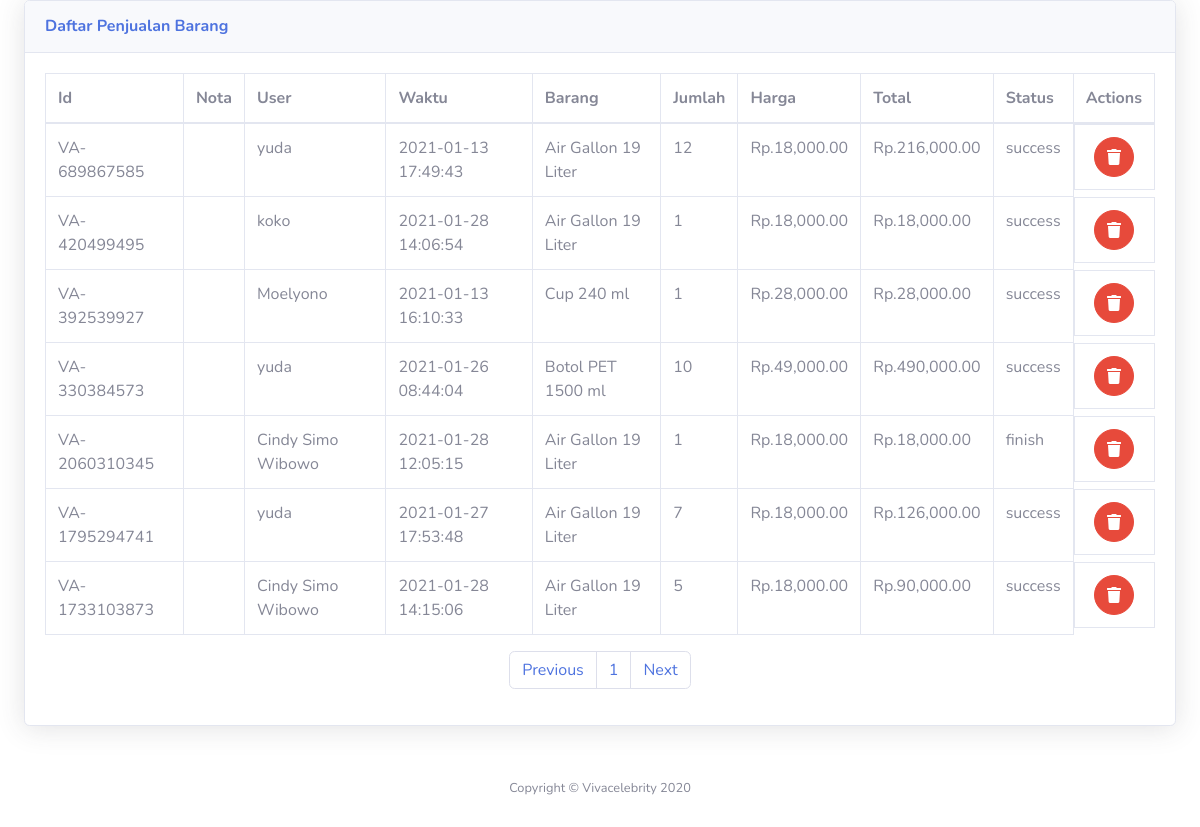
The page /web/admin/master/penjualan.php on the database its author committed.
### tables this page shows
CREATE TABLE `tabel_penjualan` (
  `id_penjualan` varchar(100) NOT NULL,
  `id_user` varchar(50) NOT NULL,
  `tgl_penjualan` datetime NOT NULL,
  `id_barang` varchar(50) NOT NULL,
  `jumlah` int(11) NOT NULL,
  `harga` int(11) NOT NULL,
  `total_penjualan` varchar(1000) NOT NULL,
  `status_penjualan` varchar(1000) NOT NULL
);

CREATE TABLE `tabel_user` (
  `id_user` int(50) NOT NULL,
  `nm_user` varchar(25) NOT NULL,
  `alamat_user` varchar(500) NOT NULL,
  `hp` varchar(50) NOT NULL,
  `email` varchar(50) NOT NULL,
  `password` varchar(35) NOT NULL,
  `level` varchar(15) NOT NULL,
  `status` varchar(50) NOT NULL,
  `log` varchar(100) NOT NULL
);

CREATE TABLE `tabel_barang` (
  `id_barang` varchar(100) NOT NULL,
  `nm_barang` varchar(500) NOT NULL,
  `gmb_barang` varchar(500) NOT NULL,
  `id_satuan` varchar(100) NOT NULL,
  `id_kategori` varchar(100) NOT NULL,
  `deskripsi_barang` varchar(1000) NOT NULL,
  `harga_jual` int(255) NOT NULL,
  `harga_diskon` int(255) NOT NULL,
  `harga_jual_diskon` int(255) NOT NULL,
  `stok` int(11) NOT NULL
);

### web/admin/master/penjualan.php (the view, shortened to what this page needs)
<!DOCTYPE html>
<html lang="en">
<head>
    <link href="vendor/fontawesome-free/css/all.min.css" rel="stylesheet" type="text/css">
    <link href="css/sb-admin-2.min.css" rel="stylesheet">
</head>
<?php
include 'koneksi.php';
?>
<?php
 $batas = 10;
    $halaman = isset($_GET['halaman'])?(int)$_GET['halaman'] : 1;
    $halaman_awal = ($halaman > 1) ? ($halaman * $batas) - $batas : 0;
    $previous = $halaman - 1;
    $next = $halaman + 1;
    $data = mysqli_query($koneksi,"SELECT * FROM tabel_penjualan p inner join tabel_user u on p.id_user = u.id_user inner join tabel_barang b on p.id_barang = b.id_barang ORDER BY p.id_penjualan DESC");
    $jumlah_data = mysqli_num_rows($data);
    $total_halaman = ceil($jumlah_data / $batas);
    $katQuery = "SELECT * FROM tabel_penjualan p inner join tabel_user u on p.id_user = u.id_user inner join tabel_barang b on p.id_barang = b.id_barang ORDER BY p.id_penjualan DESC limit $halaman_awal, $batas";
    $executeKat = mysqli_query($koneksi, $katQuery);
?>
<body id="page-top">
        <div id="content-wrapper" class="d-flex flex-column">
            <div id="content">
                <div class="container-fluid">
                    <div class="card shadow mb-4">
                        <div class="card-header py-3">
                            <h6 class="m-0 font-weight-bold text-primary">Daftar Penjualan Barang</h6>
                        </div>
                        <div class="card-body">
                            <div class="table-responsive">
                                <table class="table table-bordered" id="dataTable" width="100%" cellspacing="0">
                                    <thead>
                                        <tr>
                                            <th>Id</th>
                                            <th>Nota</th>
                                            <th>User</th>
                                            <th>Waktu</th>
                                            <th>Barang</th>
                                            <th>Jumlah</th>
                                            <th>Harga</th>
                                            <th>Total</th>
                                            <th>Status</th>
                                            <th>Actions</th>
                                        </tr>
                                    </thead>
                                    <tbody>
                                    <?php     while ($data = mysqli_fetch_assoc($executeKat)) {?>
                                        <tr>
                                            <td><?php echo $data['id_penjualan'];?></td>
                                            <td><?php echo $data['id_nota'];?></td>
                                            <td><?php echo $data['nm_user'];?></td>
                                            <td><?php echo $data['tgl_penjualan'];?></td>
                                            <td><?php echo $data['nm_barang'];?></td>
                                            <td><?php echo $data['jumlah'];?></td>
                                            <td>Rp.<?php echo number_format($data['harga'], 2, ".", ",");?></td>
                                            <td>Rp.<?php echo number_format($data['total_penjualan'], 2, ".", ",");?></td>
                                            <td><?php echo $data['status_penjualan'];?></td>
                                            <td style="justify-content: space-evenly; display: flex; height: fit-content">
                                                <a href="?menu=hapus_penjualan&&id_penjualan=<?php echo $data['id_penjualan']; ?>" onclick = "return confirm('Apakah anda yakin?');" class="btn btn-danger btn-circle">
                                                    <i class="fas fa-trash"></i>
                                                </a>
                                            </td>
                                        </tr>
                                        <?php
                                    }
                                        ?>
                                    </tbody>
                                </table>
                            </div>
                            <nav>
                              <ul class="pagination justify-content-center">
                                <li class="page-item">
                                  <a class="page-link" <?php if($halaman > 1){ echo "href='?menu=penjualan&&halaman=$previous'"; } ?>>Previous</a>
                                </li>
                                <?php
                                for($x=1;$x<=$total_halaman;$x++){
                                  ?>
                                  <li class="page-item"><a class="page-link" href="?menu=penjualan&&halaman=<?php echo $x ?>"><?php echo $x; ?></a></li>
                                  <?php
                                }
                                ?>
                                <li class="page-item">
                                  <a  class="page-link" <?php if($halaman < $total_halaman) { echo "href='?menu=penjualan&&halaman=$next'"; } ?>>Next</a>
                                </li>
                              </ul>
                            </nav>
                        </div>
                    </div>
                </div>
            </div>
            <footer class="sticky-footer bg-white">
                <div class="container my-auto">
                    <div class="copyright text-center my-auto">
                        <span>Copyright &copy; Vivacelebrity 2020</span>
                    </div>
                </div>
            </footer>
        </div>
</body>
</html>

### rows shown on the page
tabel_penjualan: id_penjualan "VA-689867585", id_user.nm_user "yuda", tgl_penjualan "2021-01-13 17:49:43", id_barang.nm_barang "Air Gallon 19 Liter", jumlah "12", harga "18,000.00", total_penjualan "216,000.00", status_penjualan "success"
tabel_penjualan: id_penjualan "VA-420499495", id_user.nm_user "koko", tgl_penjualan "2021-01-28 14:06:54", id_barang.nm_barang "Air Gallon 19 Liter", jumlah "1", harga "18,000.00", total_penjualan "18,000.00", status_penjualan "success"
tabel_penjualan: id_penjualan "VA-392539927", id_user.nm_user "Moelyono", tgl_penjualan "2021-01-13 16:10:33", id_barang.nm_barang "Cup 240 ml", jumlah "1", harga "28,000.00", total_penjualan "28,000.00", status_penjualan "success"
tabel_penjualan: id_penjualan "VA-330384573", id_user.nm_user "yuda", tgl_penjualan "2021-01-26 08:44:04", id_barang.nm_barang "Botol PET 1500 ml", jumlah "10", harga "49,000.00", total_penjualan "490,000.00", status_penjualan "success"
tabel_penjualan: id_penjualan "VA-2060310345", id_user.nm_user "Cindy Simo Wibowo", tgl_penjualan "2021-01-28 12:05:15", id_barang.nm_barang "Air Gallon 19 Liter", jumlah "1", harga "18,000.00", total_penjualan "18,000.00", status_penjualan "finish"
tabel_penjualan: id_penjualan "VA-1795294741", id_user.nm_user "yuda", tgl_penjualan "2021-01-27 17:53:48", id_barang.nm_barang "Air Gallon 19 Liter", jumlah "7", harga "18,000.00", total_penjualan "126,000.00", status_penjualan "success"
tabel_penjualan: id_penjualan "VA-1733103873", id_user.nm_user "Cindy Simo Wibowo", tgl_penjualan "2021-01-28 14:15:06", id_barang.nm_barang "Air Gallon 19 Liter", jumlah "5", harga "18,000.00", total_penjualan "90,000.00", status_penjualan "success"
